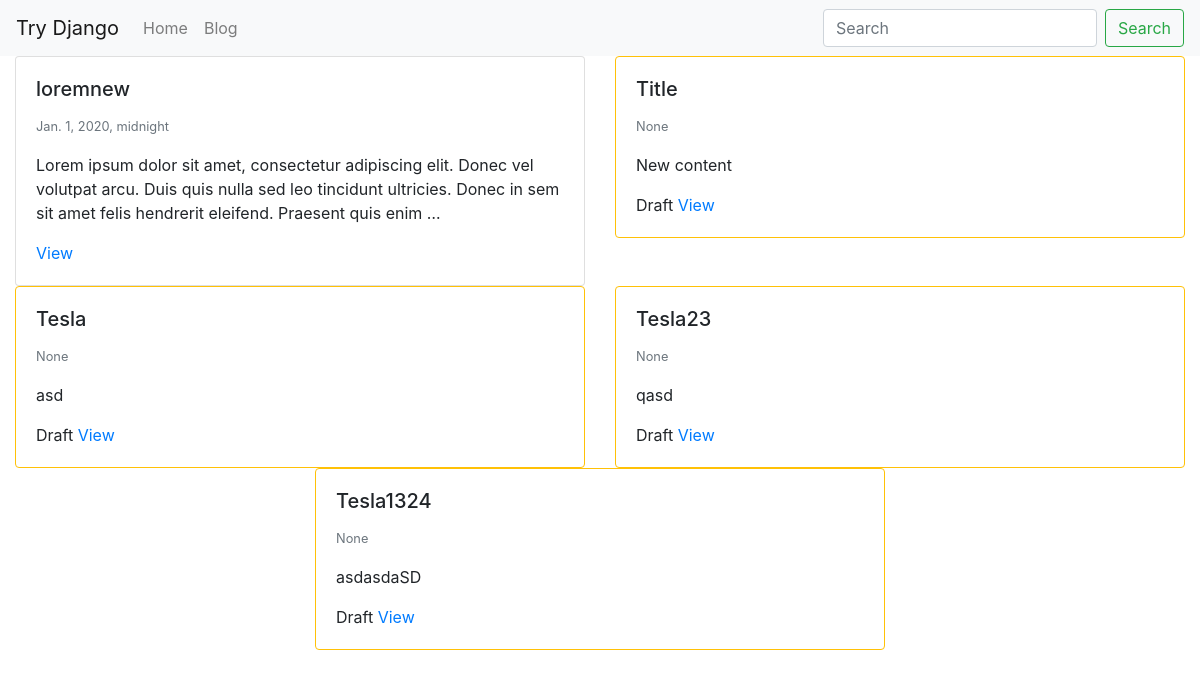
Page /blog/ (signed in) on the committed database.
### blog/models.py (models this page shows, shortened)
class BlogPost(models.Model): #blogpost_set -> queryset
    user = models.ForeignKey(User, default=1, null=True, on_delete=models.SET_NULL)
    title = models.CharField(max_length=120)
    slug = models.SlugField(unique=True) # hello world -> hello-world
    content = models.TextField(null=True, blank=True)
    publish_date = models.DateTimeField(auto_now=False, auto_now_add=False, null=True)
    timestamp = models.DateTimeField(auto_now_add=True)
    updated = models.DateTimeField(auto_now=True)
    objects = BlogPostManager()
    class Meta:
        ordering = ["-publish_date", "-updated", "-timestamp"]
    def get_absolute_url(self):
        return f"/blog/{self.slug}"

### blog/views.py (the view)
# urls.py: path('', blog_post_list_view),
def blog_post_list_view(request):
    qs = BlogPost.objects.all().published()
    if request.user.is_authenticated:
        my_qs = BlogPost.objects.filter(user=request.user)
        qs = (qs | my_qs).distinct()
    template_name = "blog/list.html"
    context = {"object_list": qs}
    return render(request, template_name, context)

### blog/models.py (called while the page is built)
    def published(self):
        now = timezone.now()
        return self.filter(publish_date__lte=now)

    def get_queryset(self):
        return BlogPostQuerySet(self.model, using=self._db)

### blog/templates/blog/list.html
{% extends "base.html" %}
{% block content %}
<div class="row">
    {% for object in object_list %}
        {% include "blog/list-inline.html" with blog_post=object truncate=True detail=False %}
    {% endfor %}
</div>
{% endblock%}

### blog/templates/blog/list-inline.html
<div class="col-12 col-md-6 mx-auto">
    <div class="card {% if not blog_post.publish_date %} border border-warning {% endif %}">
        <div class="card-body">
            <h5 class="card-title">{{ blog_post.title }}</h5>
            <p class="card-text">
                <small class="text-muted">{{ blog_post.publish_date }}</small>
                {% if truncate %}
                    {{ blog_post.content|linebreaks|truncatewords:30 }}
                {% else %}
                    <p class="card-text">{{ blog_post.content|linebreaks }}
                {% endif %}
            </p>
            {% if not detail %}
                {% if not blog_post.publish_date %} Draft {% endif %}
                <a href="{{ blog_post.get_absolute_url }}">View</a>
            {% endif %}
        </div>
    </div>
</div>

### rows in the picture
BlogPost: title "loremnew", publish_date "Jan. 1, 2020, midnight", content "Lorem ipsum dolor sit amet, consectetur adipiscing elit. Donec vel volutpat arcu. Duis quis nulla sed leo tincidunt ultricies. Donec in sem sit amet felis hendrerit eleifend. Praesent quis enim …"
BlogPost: title "Title", publish_date "None", content "New content", shows "Draft"
BlogPost: title "Tesla", publish_date "None", content "asd", shows "Draft"
BlogPost: title "Tesla23", publish_date "None", content "qasd", shows "Draft"
BlogPost: title "Tesla1324", publish_date "None", content "asdasdaSD", shows "Draft"
